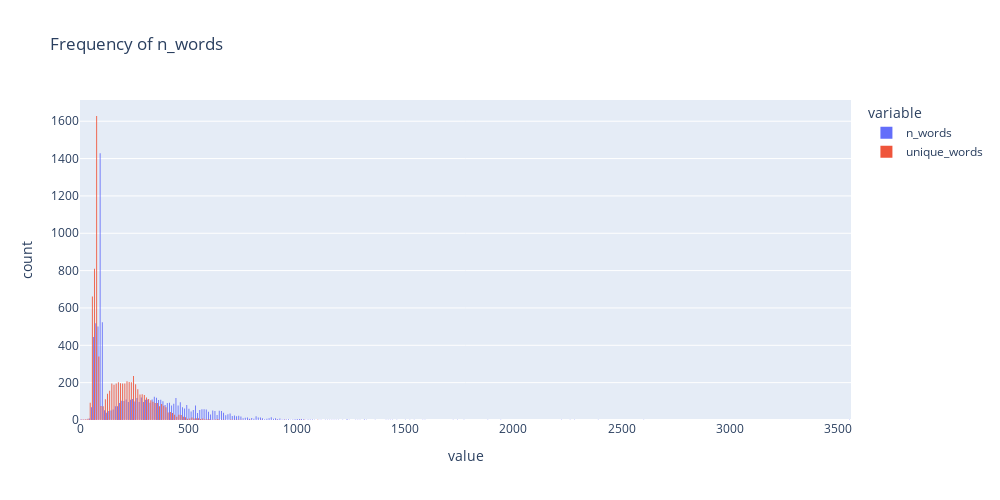

Here is the notebook cell this chart was saved with:
### Code cell
# The number of words recalls the previous distribution, while the unique words number is very similar, but a bit shifted to the left
df["n_words"] = df["description"].apply(lambda x: len(x.split(" ")))
df["unique_words"] = df["description"].apply(lambda x: len(set(x.split(" "))))
df_plot = df.groupby("description")["n_words", "unique_words"].mean().reset_index()
fig = px.histogram(
    df_plot,
    x=["n_words", "unique_words"],
    width=1000,
    height=500,
    title="Frequency of n_words",
    barmode="group",
)
fig.show()

### Figure 1 — Plotly figure (JSON) as saved in the notebook; plotly's stock layout.template omitted (floating-point values rounded to 4 significant figures; data arrays with more than 128 entries replaced by an {"elided": "..."} marker saying what was removed)
{"data": [{"alignmentgroup": "True", "bingroup": "x", "hovertemplate": "variable=n_words<br>value=%{x}<br>count=%{y}<extra></extra>", "legendgroup": "n_words", "marker": {"color": "#636efa", "pattern": {"shape": ""}}, "name": "n_words", "offsetgroup": "n_words", "orientation": "v", "showlegend": true, "type": "histogram", "x": {"elided": "8377 int values"}, "xaxis": "x", "yaxis": "y"}, {"alignmentgroup": "True", "bingroup": "x", "hovertemplate": "variable=unique_words<br>value=%{x}<br>count=%{y}<extra></extra>", "legendgroup": "unique_words", "marker": {"color": "#EF553B", "pattern": {"shape": ""}}, "name": "unique_words", "offsetgroup": "unique_words", "orientation": "v", "showlegend": true, "type": "histogram", "x": {"elided": "8377 int values"}, "xaxis": "x", "yaxis": "y"}], "layout": {"barmode": "group", "height": 500, "legend": {"title": {"text": "variable"}, "tracegroupgap": 0}, "title": {"text": "Frequency of n_words"}, "width": 1000, "xaxis": {"anchor": "y", "domain": [0, 1], "title": {"text": "value"}}, "yaxis": {"anchor": "x", "domain": [0, 1], "title": {"text": "count"}}}}
